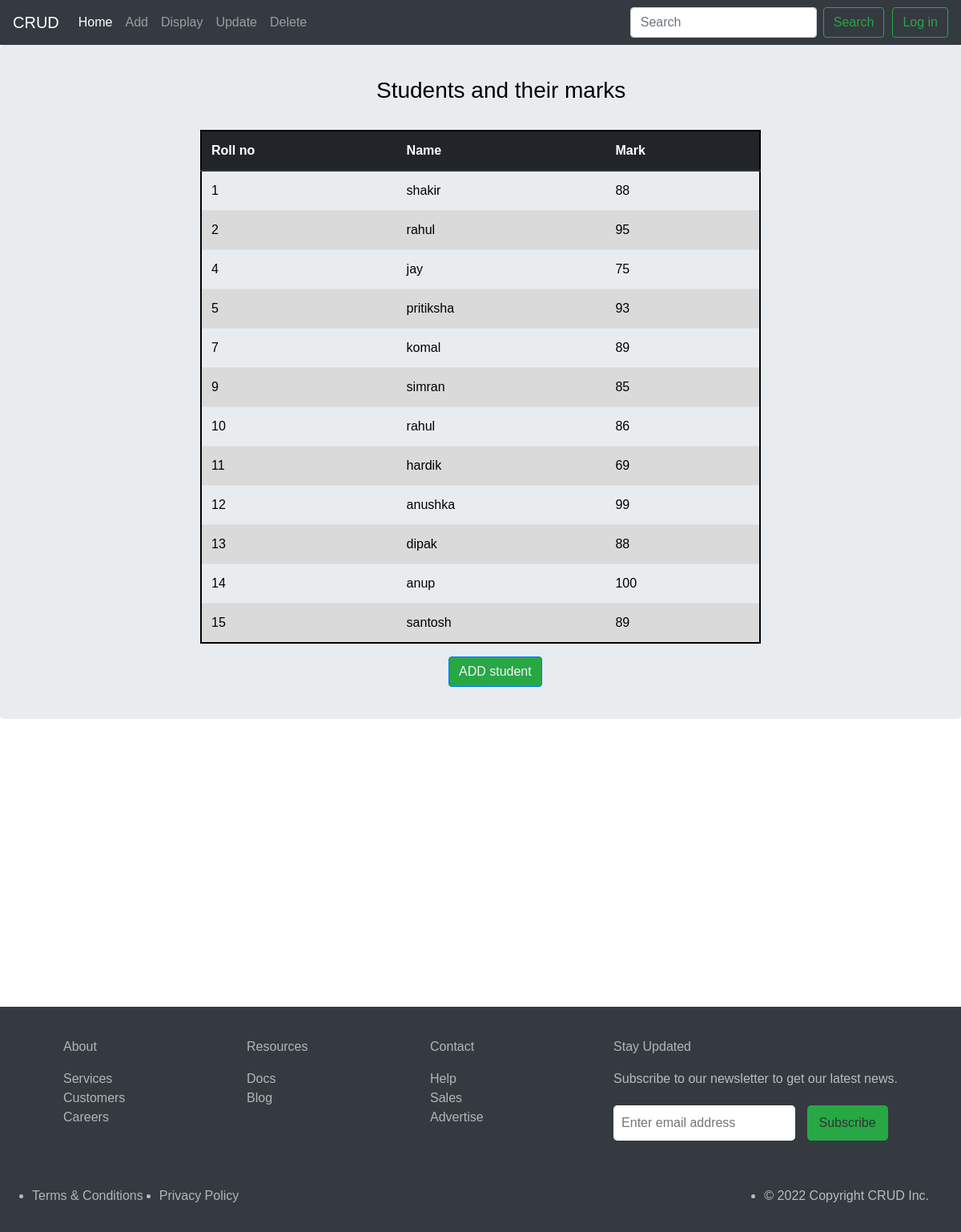
The app's page /pass/ with its own data.
### demoapp/models.py (models this page shows, shortened)
class Student(models.Model):
    roll = models.IntegerField()
    name = models.CharField(max_length=100)
    mark = models.IntegerField()

### demoapp/views.py (the view)
# urls.py: path('pass/', views.pass_table,),
def pass_table(request):
    data = Student.objects.filter(mark__gt=65)
    context= {"data":data}
    return render(request, 'demoapp/pass.html',context)

### demoapp/templates/demoapp/pass.html (shortened to what this page needs)
{% include "demoapp/header.html" %}
<!DOCTYPE html>
<html lang="en">
  <head>
    <link
      rel="stylesheet"
      href="https://cdn.jsdelivr.net/npm/bootstrap@4.0.0/dist/css/bootstrap.min.css"
    />
  </head>
  <body>
    <div class="table-div jumbotron" style="margin-bottom: 0">
      <h3>Students and their marks</h3>
      <br />
      <table class="table">
        <thead class="thead-dark">
          <tr>
            <th scope="col">Roll no</th>
            <th scope="col">Name</th>
            <th scope="col">Mark</th>
          </tr>
        </thead>
        <tbody class="table-body">
          {% if data %} {% for i in data %}
          <tr>
            <td>{{i.roll}}</td>
            <td><a class="name" href="/update/{{i.id}}"> {{i.name}} </a></td>
            <td>{{i.mark}}</td>
          </tr>
          {% endfor %} {% else %}
          <h4>No students in database...</h4>
          {% endif %}
        </tbody>
      </table>
      <a href="/add/"
        ><button
          type="submit"
          class="btn btn-primary"
          style="
            background-color: #28a745;
            color: whitesmoke;
            margin-left: 310px;
          "
        >
          ADD student
        </button></a
      >
      <br />
    </div>
  </body>
</html>
{% include "demoapp/footer.html" %}

### demoapp/templates/demoapp/pass.html (style rules this page uses)
body { color: black; }
.table-div { padding: 40px 250px 40px 250px; }
.table { border: 2px solid black; cursor: pointer; }
tr:nth-child(even) { background-color: #dadada; }
.thead-dark { background-color: darkcyan; }
h3 { margin-left: 220px; }
.name { text-decoration: none; color: inherit; }

### demoapp/templates/demoapp/footer.html (style rules this page uses)
* { box-sizing: border-box; font-family: sans-serif; margin: 0; padding: 0; }

### records on screen
Student: roll "1", name "shakir", mark "88"
Student: roll "2", name "rahul", mark "95"
Student: roll "4", name "jay", mark "75"
Student: roll "5", name "pritiksha", mark "93"
Student: roll "7", name "komal", mark "89"
Student: roll "9", name "simran", mark "85"
Student: roll "10", name "rahul", mark "86"
Student: roll "11", name "hardik", mark "69"
Student: roll "12", name "anushka", mark "99"
Student: roll "13", name "dipak", mark "88"
Student: roll "14", name "anup", mark "100"
Student: roll "15", name "santosh", mark "89"
